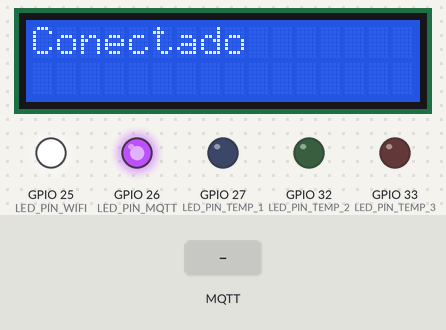
This sketch was run on a simulated ESP32. On the bench: 16×2 character LCD, output pins drawn as LEDs (lit = HIGH). The test bench sets the inputs (shaded band). WiFi joins after 1.5 s; servers stay silent unless stated; no MQTT or app messages arrive unless stated; what the sketch prints to the serial monitor is not drawn.

Above: at 3.4 s.
3.5 s: MQTT message "5" arrives on the first subscribed topic
At 4.7 s:
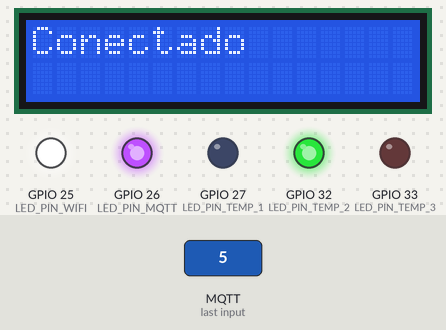
5.0 s: MQTT message "90" arrives on the first subscribed topic
At 5.9 s:
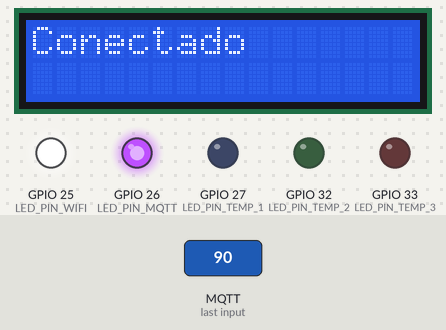
6.5 s: MQTT message "1" arrives on the first subscribed topic
At 7.1 s:
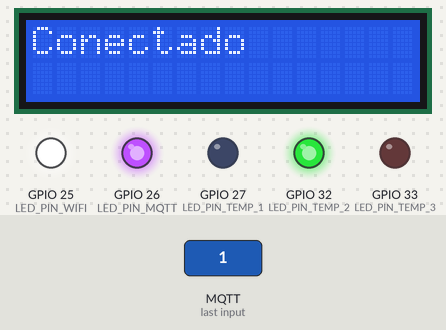
Timing chart, 0 to 9.5 s (numbered marks = the images above; inputs shaded):
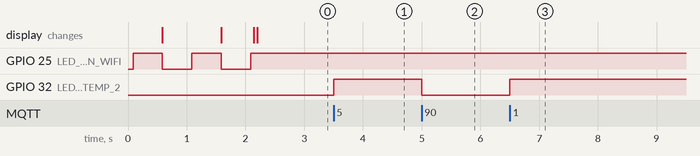

The sketch:

sketch.ino
```cpp
#include <WiFi.h>
#include <Wire.h>
#include <ArduinoJson.h>
#include <PubSubClient.h>
#include <LiquidCrystal_I2C.h>
#include <DHT.h>

// Parâmetros do servidor MQTT
#define MQTT_CLIENT_ID "micropython-weather-demo"
#define MQTT_BROKER    "public.mqtthq.com"
#define MQTT_USER      ""
#define MQTT_PASSWORD  ""
#define MQTT_TOPIC     "BehYNK2qm%QRo5Wwm@8ouJ"

// Pinos do LCD
#define SDA_PIN        21
#define SCL_PIN        22
#define DHT_PIN        15

// Pinos dos LEDs
#define LED_PIN_WIFI   25 // LED para indicar conexão WiFi
#define LED_PIN_MQTT   26 // LED para indicar conexão MQTT
#define LED_PIN_TEMP_1 27 // LED para faixa de temperatura -40 a 0
#define LED_PIN_TEMP_2 32 // LED para faixa de temperatura 0 a 40
#define LED_PIN_TEMP_3 33 // LED para faixa de temperatura 40 a 80

WiFiClient espClient;
PubSubClient client(espClient);

LiquidCrystal_I2C lcd(0x27, 16, 2); // Endereço I2C e tamanho do LCD
DHT dht(DHT_PIN, DHT22);

float currentTemperature = 0.0; // Variável para armazenar a temperatura atual do sensor

void callback(char* topic, byte* payload, unsigned int length) {
  // Convertendo a carga útil (payload) para uma string
  String message = "";
  for (int i = 0; i < length; i++) {
    message += (char)payload[i];
  }

  // Verificar se a mensagem contém um valor numérico
  float receivedTemperature = message.toFloat();
  if (!isnan(receivedTemperature)) {
    currentTemperature = receivedTemperature; // Define a temperatura atual como o valor recebido
    Serial.print("Temperatura recebida: ");
    Serial.println(currentTemperature);

    // Atualizar os LEDs de acordo com as faixas de temperatura
    updateTemperatureLEDs(currentTemperature);
  } else {
    Serial.println("Mensagem MQTT recebida, mas não contém um valor numérico válido.");
  }
}

void setup() {
  Serial.begin(115200);

  // Inicialização dos LEDs
  pinMode(LED_PIN_WIFI, OUTPUT);
  pinMode(LED_PIN_MQTT, OUTPUT);
  pinMode(LED_PIN_TEMP_1, OUTPUT);
  pinMode(LED_PIN_TEMP_2, OUTPUT);
  pinMode(LED_PIN_TEMP_3, OUTPUT);

  // Inicialização do LCD
  lcd.init();
  lcd.backlight();
  lcd.setCursor(0, 0);
  lcd.print("Conectando");
  lcd.setCursor(0, 1);
  lcd.print("wi-fi ....");

  WiFi.begin("Wokwi-GUEST", "");
  while (WiFi.status() != WL_CONNECTED) {
    digitalWrite(LED_PIN_WIFI, !digitalRead(LED_PIN_WIFI)); // Pisca o LED WiFi
    delay(500);
    lcd.print(".");
    digitalWrite(LED_PIN_WIFI, !digitalRead(LED_PIN_WIFI)); // Pisca o LED WiFi
    delay(500);
  }

  digitalWrite(LED_PIN_WIFI, HIGH); // LED WiFi fica aceso quando conectado

  lcd.clear();
  lcd.setCursor(0, 0);
  lcd.print("Conectando");
  lcd.setCursor(0, 1);
  lcd.print("MQTT ....");

  // Configura o servidor MQTT e a porta
  client.setServer(MQTT_BROKER, 1883);
  client.setCallback(callback);

  // Tenta se conectar ao servidor MQTT
  if (!client.connected()) {
    reconnect();
  }
}

void loop() {
  client.loop();
}

void reconnect() {
  while (!client.connected()) {
    lcd.clear();
    lcd.setCursor(0, 0);
    lcd.print("Tentando conectar");
     lcd.setCursor(0, 1);
    lcd.print("Ao MQTT...");

    // Tenta conectar
    if (client.connect(MQTT_CLIENT_ID, MQTT_USER, MQTT_PASSWORD)) {
      lcd.clear();
      lcd.setCursor(0, 0);
      lcd.print("Conectado");
      digitalWrite(LED_PIN_MQTT, HIGH); // LED MQTT fica aceso quando conectado
      client.subscribe(MQTT_TOPIC);
    } else {
      lcd.clear();
      lcd.setCursor(0, 0);
      lcd.print("Falha na conexão MQTT");
      digitalWrite(LED_PIN_MQTT, !digitalRead(LED_PIN_MQTT)); // Pisca o LED MQTT
      delay(1000);
    }
  }
}

void updateTemperatureLEDs(float temperature) {
  // Desligar todos os LEDs de temperatura
  digitalWrite(LED_PIN_TEMP_1, LOW);
  digitalWrite(LED_PIN_TEMP_2, LOW);
  digitalWrite(LED_PIN_TEMP_3, LOW);

  // Atualizar os LEDs com base nas faixas de temperatura
  if (temperature < 0) {
    digitalWrite(LED_PIN_TEMP_1, HIGH); // LED para a faixa de temperatura -40 a 0
  } else if (temperature >= 0 && temperature <= 40) {
    digitalWrite(LED_PIN_TEMP_2, HIGH); // LED para a faixa de temperatura 0 a 40
  } else if (temperature > 40 && temperature <= 80) {
    digitalWrite(LED_PIN_TEMP_3, HIGH); // LED para a faixa de temperatura 40 a 80
  }
}
```

Measured:
- after the input at 3.5 s, GPIO 32 (LED_PIN_TEMP_2): LOW → HIGH at once
- after the input at 5.0 s, GPIO 32 (LED_PIN_TEMP_2): HIGH → LOW at once
- after the input at 6.5 s, GPIO 32 (LED_PIN_TEMP_2): LOW → HIGH at once
